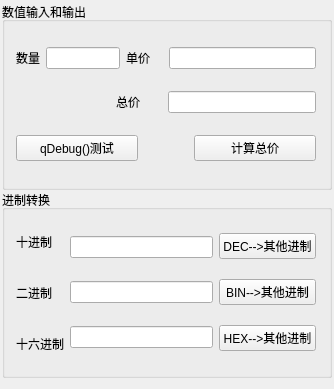
<?xml version="1.0" encoding="UTF-8"?>
<ui version="4.0">
 <class>Widget</class>
 <widget class="QWidget" name="Widget">
  <property name="geometry">
   <rect>
    <x>0</x>
    <y>0</y>
    <width>334</width>
    <height>389</height>
   </rect>
  </property>
  <property name="windowTitle">
   <string>QString与数值直接的转换</string>
  </property>
  <layout class="QVBoxLayout" name="verticalLayout_5">
   <property name="spacing">
    <number>0</number>
   </property>
   <property name="leftMargin">
    <number>2</number>
   </property>
   <property name="topMargin">
    <number>2</number>
   </property>
   <property name="rightMargin">
    <number>2</number>
   </property>
   <item>
    <widget class="QGroupBox" name="groupBox">
     <property name="title">
      <string>数值输入和输出</string>
     </property>
     <layout class="QVBoxLayout" name="verticalLayout_4">
      <item>
       <layout class="QHBoxLayout" name="horizontalLayout_2" stretch="0,2,1,4">
        <property name="leftMargin">
         <number>2</number>
        </property>
        <property name="rightMargin">
         <number>4</number>
        </property>
        <item>
         <widget class="QLabel" name="label">
          <property name="text">
           <string>数量</string>
          </property>
         </widget>
        </item>
        <item>
         <widget class="QLineEdit" name="lineEdit_number"/>
        </item>
        <item>
         <widget class="QLabel" name="label_2">
          <property name="text">
           <string>单价</string>
          </property>
         </widget>
        </item>
        <item>
         <widget class="QLineEdit" name="lineEdit_price"/>
        </item>
       </layout>
      </item>
      <item>
       <layout class="QHBoxLayout" name="horizontalLayout_3" stretch="2,1,3">
        <property name="spacing">
         <number>3</number>
        </property>
        <property name="leftMargin">
         <number>4</number>
        </property>
        <property name="rightMargin">
         <number>4</number>
        </property>
        <item>
         <spacer name="horizontalSpacer">
          <property name="orientation">
           <enum>Qt::Horizontal</enum>
          </property>
          <property name="sizeHint" stdset="0">
           <size>
            <width>40</width>
            <height>20</height>
           </size>
          </property>
         </spacer>
        </item>
        <item>
         <widget class="QLabel" name="label_3">
          <property name="text">
           <string>总价</string>
          </property>
         </widget>
        </item>
        <item>
         <widget class="QLineEdit" name="lineEdit_sumPrice"/>
        </item>
       </layout>
      </item>
      <item>
       <layout class="QHBoxLayout" name="horizontalLayout_4">
        <property name="spacing">
         <number>56</number>
        </property>
        <property name="leftMargin">
         <number>2</number>
        </property>
        <property name="rightMargin">
         <number>4</number>
        </property>
        <item>
         <widget class="QPushButton" name="pushButton_qDebugTest">
          <property name="text">
           <string>qDebug()测试</string>
          </property>
         </widget>
        </item>
        <item>
         <widget class="QPushButton" name="pushButton_TotalAmount">
          <property name="text">
           <string>计算总价</string>
          </property>
         </widget>
        </item>
       </layout>
      </item>
     </layout>
    </widget>
   </item>
   <item>
    <widget class="QGroupBox" name="groupBox_2">
     <property name="title">
      <string>进制转换</string>
     </property>
     <layout class="QHBoxLayout" name="horizontalLayout">
      <item>
       <layout class="QVBoxLayout" name="verticalLayout">
        <property name="leftMargin">
         <number>2</number>
        </property>
        <item>
         <widget class="QLabel" name="label_4">
          <property name="text">
           <string>十进制</string>
          </property>
         </widget>
        </item>
        <item>
         <widget class="QLabel" name="label_5">
          <property name="text">
           <string>二进制</string>
          </property>
         </widget>
        </item>
        <item>
         <widget class="QLabel" name="label_6">
          <property name="text">
           <string>十六进制</string>
          </property>
         </widget>
        </item>
       </layout>
      </item>
      <item>
       <layout class="QVBoxLayout" name="verticalLayout_2">
        <item>
         <widget class="QLineEdit" name="lineEdit_Dec"/>
        </item>
        <item>
         <widget class="QLineEdit" name="lineEdit_Bin"/>
        </item>
        <item>
         <widget class="QLineEdit" name="lineEdit_Hex"/>
        </item>
       </layout>
      </item>
      <item>
       <layout class="QVBoxLayout" name="verticalLayout_3">
        <property name="rightMargin">
         <number>4</number>
        </property>
        <item>
         <widget class="QPushButton" name="pushButton_Dec">
          <property name="text">
           <string>DEC--&gt;其他进制</string>
          </property>
         </widget>
        </item>
        <item>
         <widget class="QPushButton" name="pushButton_Bin">
          <property name="text">
           <string>BIN--&gt;其他进制</string>
          </property>
         </widget>
        </item>
        <item>
         <widget class="QPushButton" name="pushButton_Hex">
          <property name="text">
           <string>HEX--&gt;其他进制</string>
          </property>
         </widget>
        </item>
       </layout>
      </item>
     </layout>
    </widget>
   </item>
  </layout>
 </widget>
 <resources/>
 <connections/>
</ui>
